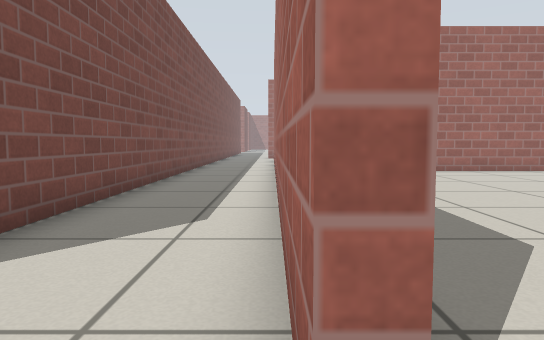
View 1 (above)

22 first-person views from a walk through a Gazebo world. The camera is 0.5 m above the floor, tilts 4° down and sees 70° across. The floor is counted in squares, 0.5 m on a side. Each view is taken from the middle of a square. On the plan, view 1 faces up. The plan holds only what a view shows up to about 13 squares ahead; the rest is blank. The place goes on beyond the plan. Simple patterns stand in for the simulator's built-in surfaces.

View 2
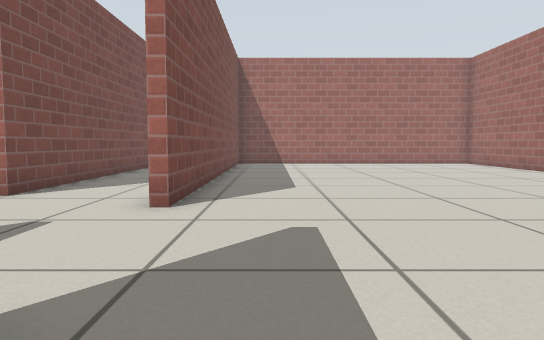

View 3
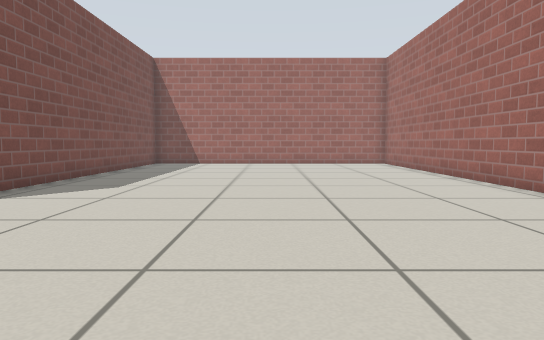

View 4
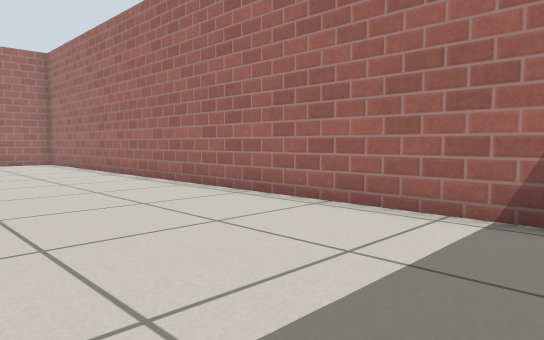

View 5
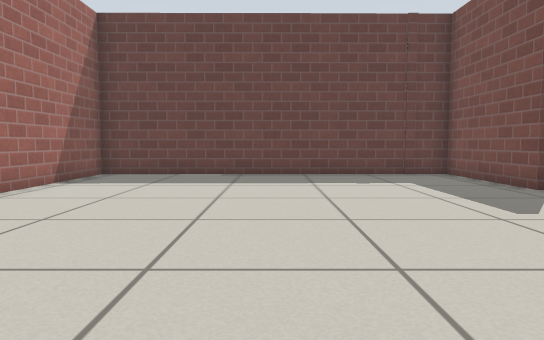

View 6
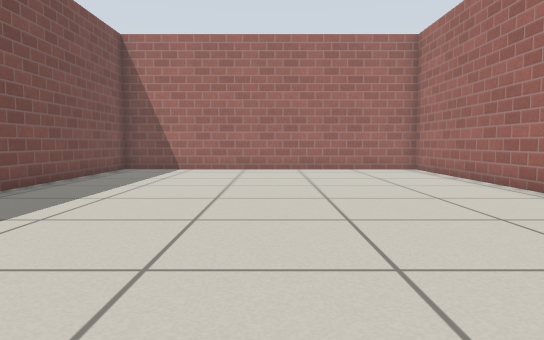

View 7
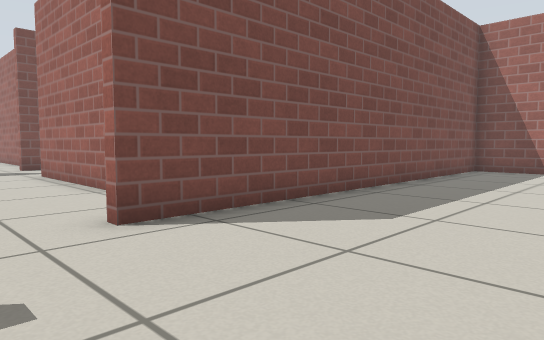

View 8
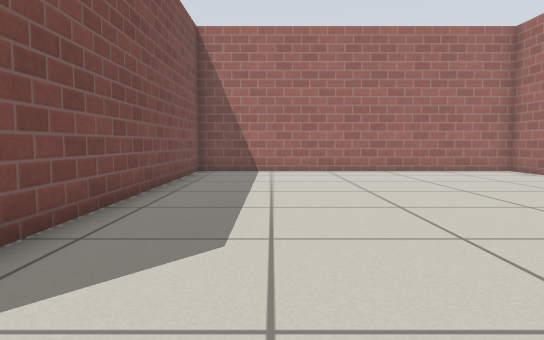

View 9
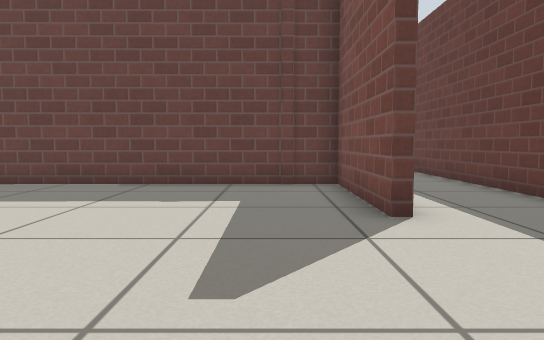

View 10
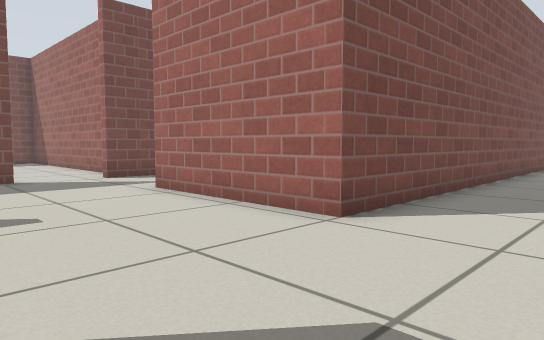

View 11
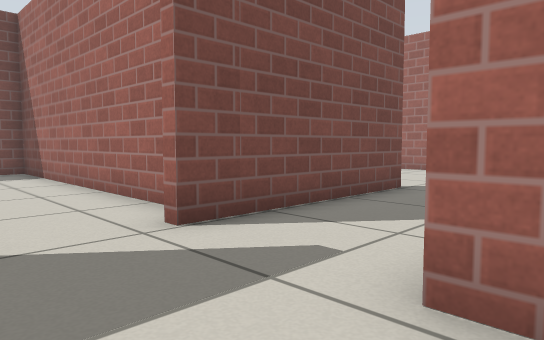

View 12
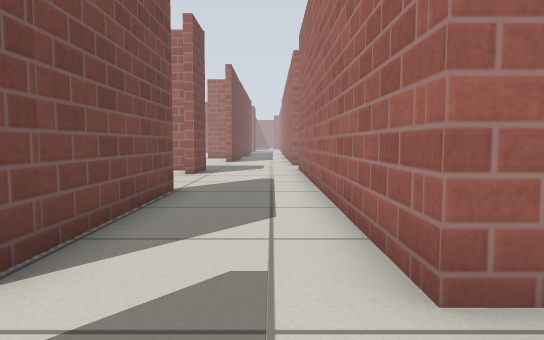

View 13
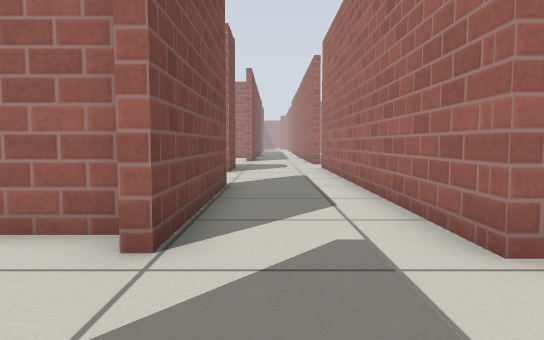

View 14
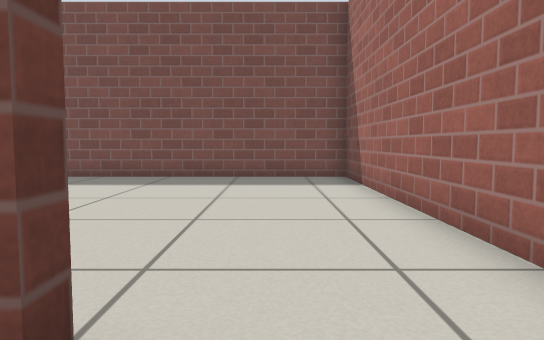

View 15
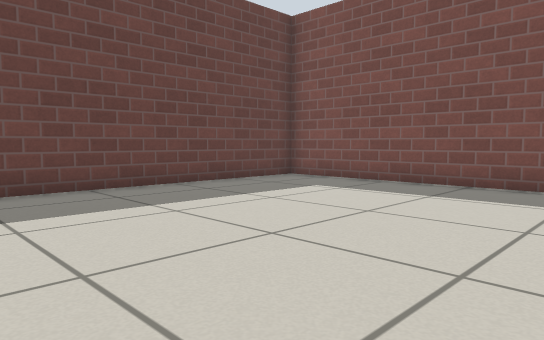

View 16
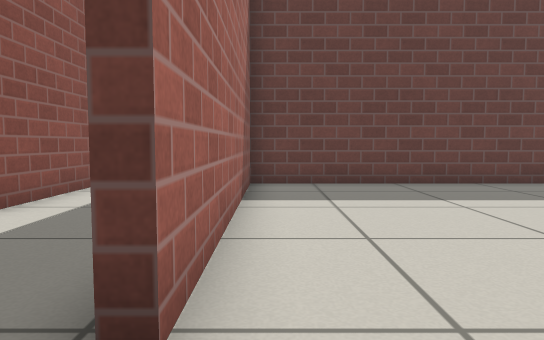

View 17
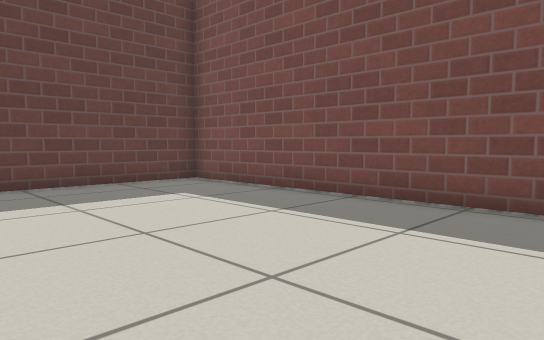

View 18
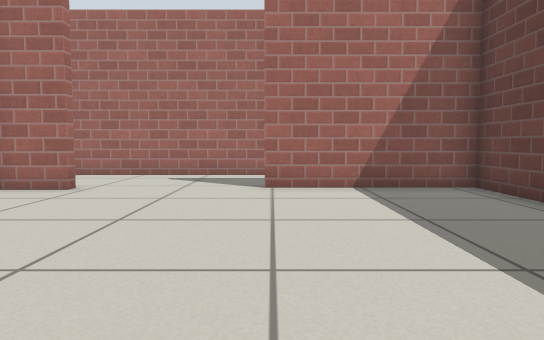

View 19
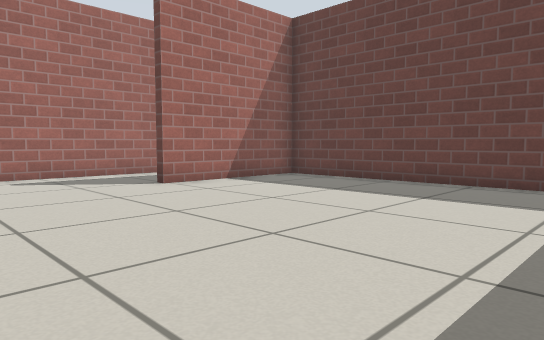

View 20
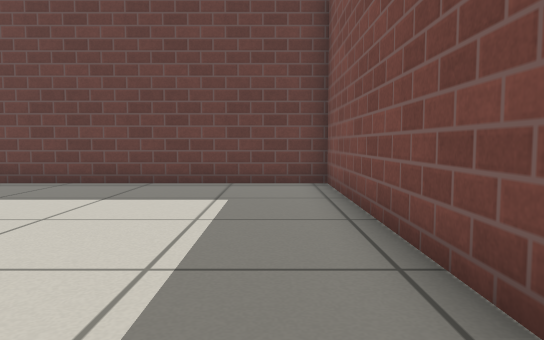

View 21
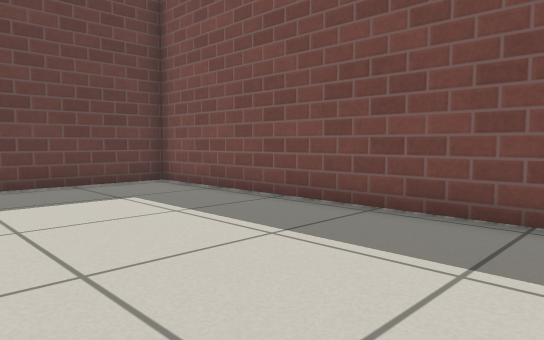

View 22
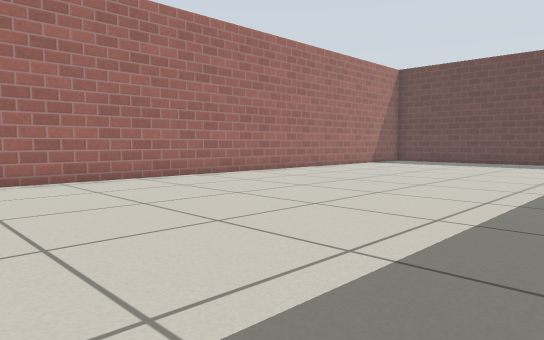

### Floor plan
Points are (right, up) in squares from view 1. A wall is a line through its corners. A room is listed if a view was taken in it or the views show most of it. See-through windows are left out.
Room 1 (views 1, 2, 3, 4, 5, 6, 7, 8, 9, 10, 22)
walls: (0, -3.2) (0.4, -3.2) (0.4, -7.5) (1.5, -7.5); (1.4, -7.3) (1.9, -7.3); (1.7, -7.5) (11.4, -7.5) (11.4, 13.3); (0.4, 13.2) (0.4, 1) (0.1, 1)
ways out: opening at (0, -1.5) to room 2
Room 2 (views 11, 12, 13, 14)
walls: (-8, -6.8) (-8, -3.8); (-3, -4.9) (-3, -11.2); (0.1, 1) (0.1, 8); (-11.4, 8.2) (-11.1, 8.2) (-11.1, 2.5) (-11.5, 2.5); (-3, 13.5) (-3, 2.3) (-8, 2.3) (-8, 13.5); (-11.5, 13.2) (-11.5, 12.3)
ways out: opening at (0, -1.5) to room 1; opening at (-11, 1.5) to room 3; opening at (-11, 11) to room 4
Room 3 (views 15, 16, 17)
walls: (-11.6, 3.2) (-21.4, 3.2) (-21.4, -7.5) (-11.4, -7.5) (-11.4, 0.3)
ways out: opening at (-11, 1.5) to room 2
Room 4 (views 18, 19, 20, 21)
walls: (-11.5, 12.3) (-11.8, 12.3) (-11.8, 13.5); (-21.4, 12.1) (-21.4, 3.5) (-11.4, 3.5) (-11.4, 8.2)
ways out: opening at (-11, 11) to room 2

Where each view was taken, in squares from view 1:
view 1: 0 up, 0 right, facing up
view 2: 5 down, 2 right, facing up
view 3: 5 down, 6 right, facing up
view 4: 6 down, 6 right, facing up-right
view 5: 5 up, 6 right, facing down
view 6: 1 down, 6 right, facing up
view 7: 1 down, 5 right, facing up-left
view 8: 0 up, 3 right, facing up
view 9: 2 up, 2 right, facing down
view 10: 2 down, 0 right, facing up-left
view 11: 0 up, 7 left, facing up-left
view 12: 0 up, 9 left, facing up
view 13: 1 down, 10 left, facing up
view 14: 1 up, 10 left, facing left
view 15: 1 up, 12 left, facing down-left
view 16: 2 up, 12 left, facing down
view 17: 2 up, 15 left, facing down-left
view 18: 8 up, 20 left, facing right
view 19: 13 up, 20 left, facing down-right
view 20: 13 up, 20 left, facing down
view 21: 13 up, 16 left, facing down-left
view 22: 13 up, 1 right, facing down-right
